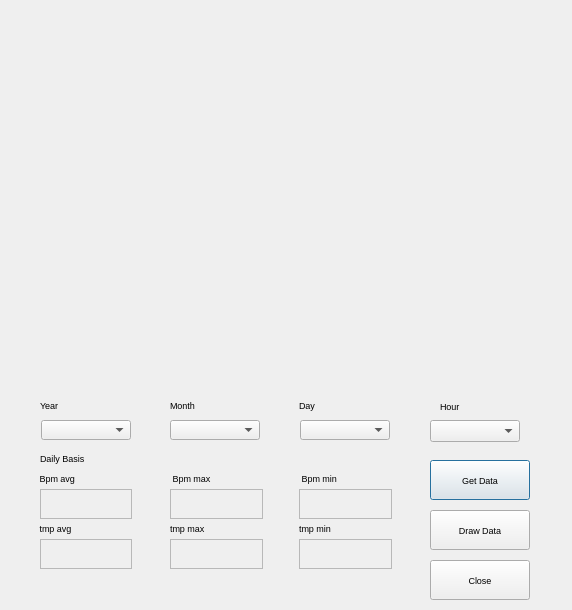
<?xml version="1.0" encoding="UTF-8"?>
<ui version="4.0">
 <class>Dialog</class>
 <widget class="QDialog" name="Dialog">
  <property name="geometry">
   <rect>
    <x>0</x>
    <y>0</y>
    <width>572</width>
    <height>610</height>
   </rect>
  </property>
  <property name="font">
   <font>
    <family>Arial</family>
    <pointsize>7</pointsize>
   </font>
  </property>
  <property name="windowTitle">
   <string>Dialog</string>
  </property>
  <widget class="QLabel" name="label_2">
   <property name="geometry">
    <rect>
     <x>40</x>
     <y>399</y>
     <width>88</width>
     <height>12</height>
    </rect>
   </property>
   <property name="text">
    <string>Year</string>
   </property>
  </widget>
  <widget class="QLabel" name="bpm_min_label">
   <property name="geometry">
    <rect>
     <x>299</x>
     <y>489</y>
     <width>93</width>
     <height>30</height>
    </rect>
   </property>
   <property name="frameShape">
    <enum>QFrame::StyledPanel</enum>
   </property>
   <property name="text">
    <string/>
   </property>
  </widget>
  <widget class="QLabel" name="label_7">
   <property name="geometry">
    <rect>
     <x>299</x>
     <y>470</y>
     <width>86</width>
     <height>16</height>
    </rect>
   </property>
   <property name="text">
    <string> Bpm min</string>
   </property>
   <property name="alignment">
    <set>Qt::AlignLeading|Qt::AlignLeft|Qt::AlignVCenter</set>
   </property>
  </widget>
  <widget class="QLabel" name="tmp_avg_label">
   <property name="geometry">
    <rect>
     <x>40</x>
     <y>539</y>
     <width>92</width>
     <height>30</height>
    </rect>
   </property>
   <property name="frameShape">
    <enum>QFrame::StyledPanel</enum>
   </property>
   <property name="text">
    <string/>
   </property>
  </widget>
  <widget class="QLabel" name="bpm_avg_label">
   <property name="geometry">
    <rect>
     <x>40</x>
     <y>489</y>
     <width>92</width>
     <height>30</height>
    </rect>
   </property>
   <property name="frameShape">
    <enum>QFrame::StyledPanel</enum>
   </property>
   <property name="text">
    <string/>
   </property>
   <property name="alignment">
    <set>Qt::AlignLeading|Qt::AlignLeft|Qt::AlignVCenter</set>
   </property>
  </widget>
  <widget class="QLabel" name="tmp_max_label">
   <property name="geometry">
    <rect>
     <x>170</x>
     <y>539</y>
     <width>93</width>
     <height>30</height>
    </rect>
   </property>
   <property name="frameShape">
    <enum>QFrame::StyledPanel</enum>
   </property>
   <property name="text">
    <string/>
   </property>
  </widget>
  <widget class="QLabel" name="label_11">
   <property name="geometry">
    <rect>
     <x>299</x>
     <y>520</y>
     <width>86</width>
     <height>16</height>
    </rect>
   </property>
   <property name="text">
    <string>tmp min</string>
   </property>
   <property name="alignment">
    <set>Qt::AlignLeading|Qt::AlignLeft|Qt::AlignVCenter</set>
   </property>
  </widget>
  <widget class="QLabel" name="tmp_min_label">
   <property name="geometry">
    <rect>
     <x>299</x>
     <y>539</y>
     <width>93</width>
     <height>30</height>
    </rect>
   </property>
   <property name="frameShape">
    <enum>QFrame::StyledPanel</enum>
   </property>
   <property name="text">
    <string/>
   </property>
  </widget>
  <widget class="QLabel" name="label_4">
   <property name="geometry">
    <rect>
     <x>299</x>
     <y>399</y>
     <width>88</width>
     <height>12</height>
    </rect>
   </property>
   <property name="text">
    <string>Day</string>
   </property>
  </widget>
  <widget class="QPushButton" name="load_data_button">
   <property name="geometry">
    <rect>
     <x>430</x>
     <y>460</y>
     <width>100</width>
     <height>40</height>
    </rect>
   </property>
   <property name="text">
    <string>Get Data</string>
   </property>
  </widget>
  <widget class="QLabel" name="label_6">
   <property name="geometry">
    <rect>
     <x>170</x>
     <y>470</y>
     <width>90</width>
     <height>16</height>
    </rect>
   </property>
   <property name="text">
    <string> Bpm max</string>
   </property>
   <property name="alignment">
    <set>Qt::AlignLeading|Qt::AlignLeft|Qt::AlignVCenter</set>
   </property>
  </widget>
  <widget class="QLabel" name="label_10">
   <property name="geometry">
    <rect>
     <x>37</x>
     <y>520</y>
     <width>85</width>
     <height>16</height>
    </rect>
   </property>
   <property name="text">
    <string> tmp avg</string>
   </property>
   <property name="alignment">
    <set>Qt::AlignLeading|Qt::AlignLeft|Qt::AlignVCenter</set>
   </property>
  </widget>
  <widget class="QLabel" name="bpm_max_label">
   <property name="geometry">
    <rect>
     <x>170</x>
     <y>489</y>
     <width>93</width>
     <height>30</height>
    </rect>
   </property>
   <property name="frameShape">
    <enum>QFrame::StyledPanel</enum>
   </property>
   <property name="text">
    <string/>
   </property>
  </widget>
  <widget class="QLabel" name="label_3">
   <property name="geometry">
    <rect>
     <x>170</x>
     <y>399</y>
     <width>88</width>
     <height>12</height>
    </rect>
   </property>
   <property name="text">
    <string>Month</string>
   </property>
  </widget>
  <widget class="QLabel" name="label_5">
   <property name="geometry">
    <rect>
     <x>37</x>
     <y>470</y>
     <width>85</width>
     <height>16</height>
    </rect>
   </property>
   <property name="text">
    <string> Bpm avg</string>
   </property>
   <property name="alignment">
    <set>Qt::AlignLeading|Qt::AlignLeft|Qt::AlignVCenter</set>
   </property>
  </widget>
  <widget class="QLabel" name="label_12">
   <property name="geometry">
    <rect>
     <x>170</x>
     <y>520</y>
     <width>90</width>
     <height>16</height>
    </rect>
   </property>
   <property name="text">
    <string>tmp max</string>
   </property>
   <property name="alignment">
    <set>Qt::AlignLeading|Qt::AlignLeft|Qt::AlignVCenter</set>
   </property>
  </widget>
  <widget class="QComboBox" name="year_combo">
   <property name="geometry">
    <rect>
     <x>41</x>
     <y>420</y>
     <width>90</width>
     <height>20</height>
    </rect>
   </property>
  </widget>
  <widget class="QComboBox" name="month_combo">
   <property name="geometry">
    <rect>
     <x>170</x>
     <y>420</y>
     <width>90</width>
     <height>20</height>
    </rect>
   </property>
  </widget>
  <widget class="QComboBox" name="day_combo">
   <property name="geometry">
    <rect>
     <x>300</x>
     <y>420</y>
     <width>90</width>
     <height>20</height>
    </rect>
   </property>
  </widget>
  <widget class="QPushButton" name="Close_button">
   <property name="geometry">
    <rect>
     <x>430</x>
     <y>560</y>
     <width>100</width>
     <height>40</height>
    </rect>
   </property>
   <property name="text">
    <string>Close</string>
   </property>
  </widget>
  <widget class="QCustomPlot" name="tmp_plot" native="true">
   <property name="geometry">
    <rect>
     <x>20</x>
     <y>210</y>
     <width>530</width>
     <height>180</height>
    </rect>
   </property>
  </widget>
  <widget class="QCustomPlot" name="bpm_plot" native="true">
   <property name="geometry">
    <rect>
     <x>20</x>
     <y>30</y>
     <width>530</width>
     <height>180</height>
    </rect>
   </property>
  </widget>
  <widget class="QLabel" name="label">
   <property name="geometry">
    <rect>
     <x>440</x>
     <y>400</y>
     <width>56</width>
     <height>12</height>
    </rect>
   </property>
   <property name="text">
    <string>Hour</string>
   </property>
  </widget>
  <widget class="QComboBox" name="hour_combo">
   <property name="geometry">
    <rect>
     <x>430</x>
     <y>420</y>
     <width>90</width>
     <height>22</height>
    </rect>
   </property>
  </widget>
  <widget class="QPushButton" name="draw_data_button">
   <property name="geometry">
    <rect>
     <x>430</x>
     <y>510</y>
     <width>100</width>
     <height>40</height>
    </rect>
   </property>
   <property name="text">
    <string>Draw Data</string>
   </property>
  </widget>
  <widget class="QLabel" name="label_8">
   <property name="geometry">
    <rect>
     <x>40</x>
     <y>450</y>
     <width>311</width>
     <height>16</height>
    </rect>
   </property>
   <property name="text">
    <string>Daily Basis</string>
   </property>
  </widget>
 </widget>
 <customwidgets>
  <customwidget>
   <class>QCustomPlot</class>
   <extends>QWidget</extends>
   <header>qcustomplot.h</header>
   <container>1</container>
  </customwidget>
 </customwidgets>
 <resources/>
 <connections/>
</ui>
